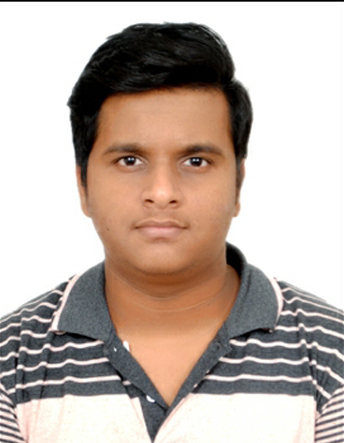
#> input picture resources/Vamshi Photo.jpg, 344 x 443 px, found by its file name
$ python Searching_Coordinates_of_face.py
#> lines starting #> are read from the running program, lines starting #| are printed output that depends on the picture; after the words box and inside, x2 and y2 are one past the last pixel; in counts of white or black regions, pixels touching at a corner belong together
import cv2

# Creating a CascadeClassifier Object
face_cascade = cv2.CascadeClassifier("resources\\haarcascade_frontalface_default.xml")

# reading the Image
img = cv2.imread("resources\\Vamshi photo.jpg", 1)
#> img is the input picture: shape (443, 344, 3); mean B, G, R 167.9, 176.4, 190.6

# Reading the image as gray scale image
gray_img = cv2.cvtColor(img, cv2.COLOR_BGR2GRAY)
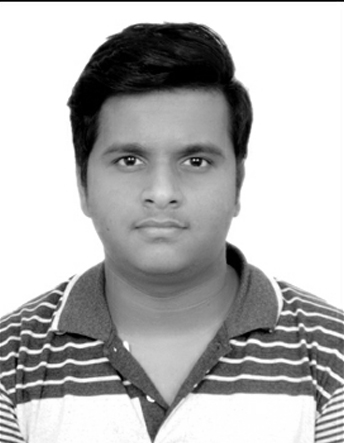
#> gray_img: shape (443, 344); min 0, max 255, mean 179.7

# Search the co-ordinates of the image
faces = face_cascade.detectMultiScale(gray_img, scaleFactor=1.05, minNeighbors=5)
#> faces = [[69, 92, 183, 183]]

print(type(faces))
#| <class 'numpy.ndarray'>
print(faces)
#| [[ 69  92 183 183]]

for x, y, w, h in faces:
    img = cv2.rectangle(img, (x, y), (x + w, y + h), (0, 255, 0), 3)
#> this loop made 1 pass
#> pass 1, `img = cv2.rectangle(img, (x, y), (x + w, y + h), (0, 255, 0), 3)`:
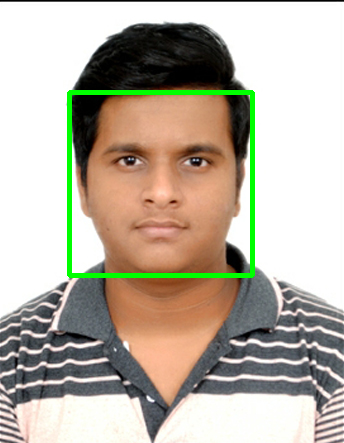
#> img: shape (443, 344, 3); 2.39% of pixels changed, all inside (x1, y1, x2, y2) = (67, 90, 255, 278)

cv2.imshow("frame", img)
cv2.waitKey(0)
cv2.destroyAllWindows()

$ run again, with resources/HappyFish.jpg copied over resources/Vamshi Photo.jpg
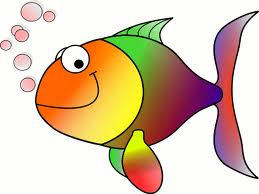
#> input picture resources/HappyFish.jpg, 259 x 194 px, found by its file name
#> img is the input picture: shape (194, 259, 3); mean B, G, R 170.8, 196.4, 219.3
#> `gray_img = cv2.cvtColor(img, cv2.COLOR_BGR2GRAY)`:
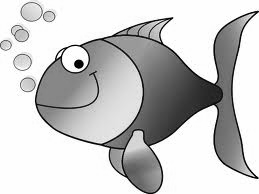
#> gray_img: shape (194, 259); min 0, max 255, mean 200.4
#> faces = ()
#| <class 'tuple'>
